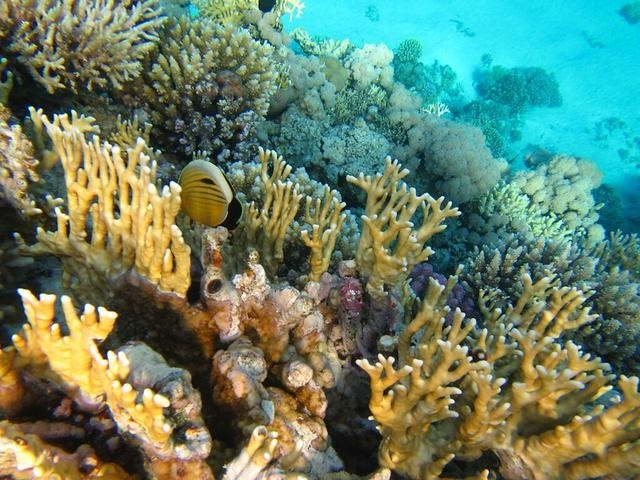
#> input picture Code/Data/UFO-120/train_val/hr/set_f247.jpg, 640 x 480 px, found by its file name; its folder holds 4 pictures in this run
$ python create_lr2x.py
#> lines starting #> are read from the running program, lines starting #| are printed output that depends on the picture
import os
import cv2

hr_dir = r"C:\Users\Mayank Meghwal\Desktop\Reserch Papers AUV\AUV\Code\Data\UFO-120\train_val\hr"
lr2x_dir = r"C:\Users\Mayank Meghwal\Desktop\Reserch Papers AUV\AUV\Code\Data\UFO-120\train_val\lr_2x"

os.makedirs(lr2x_dir, exist_ok=True)

files = sorted(os.listdir(hr_dir))

print("Generating lr_2x images...")

for f in files:
    hr_path = os.path.join(hr_dir, f)
    img = cv2.imread(hr_path)
#> img is the input picture: shape (480, 640, 3); mean B, G, R 103.9, 128.2, 101.7

    if img is None:
        print("Skipping (cannot read):", f)
        continue

    h, w = img.shape[:2]
#> h = 480; w = 640

    # SRDRM expects 320×240 LR for 640×480 HR
    lr_img = cv2.resize(img, (w // 2, h // 2), interpolation=cv2.INTER_CUBIC)
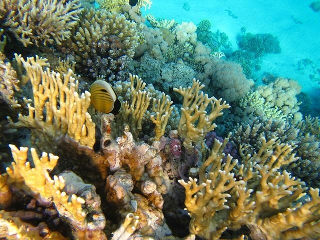
#> lr_img: shape (240, 320, 3); mean B, G, R 103.9, 128.2, 101.7

    save_path = os.path.join(lr2x_dir, f)
    cv2.imwrite(save_path, lr_img)

    print("Saved:", save_path)
#> pass 2 of the loop `for f in files:`:
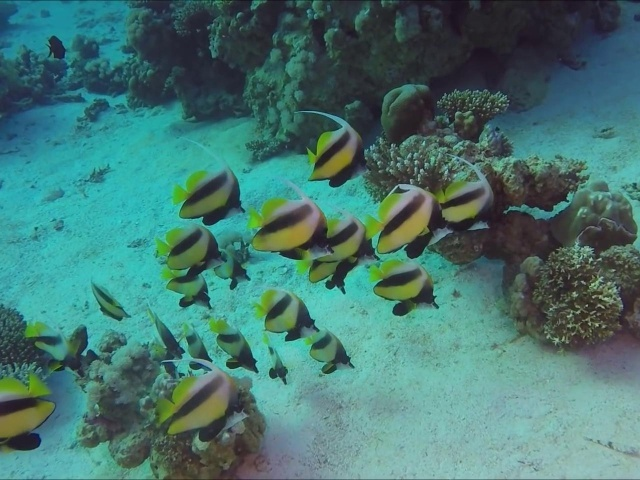
#> input picture Code/Data/UFO-120/train_val/hr/set_f517.jpg, 640 x 480 px, found by its file name
#> img is the input picture: shape (480, 640, 3); mean B, G, R 112.9, 118.3, 69.8
#> `lr_img = cv2.resize(img, (w // 2, h // 2), interpolation=cv2.INTER_CUB..`:
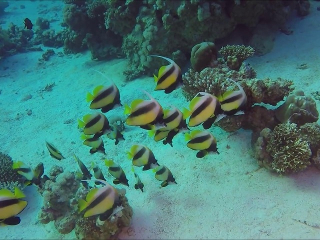
#> lr_img: shape (240, 320, 3); mean B, G, R 112.9, 118.3, 69.8
#> pass 3 of the loop `for f in files:`:
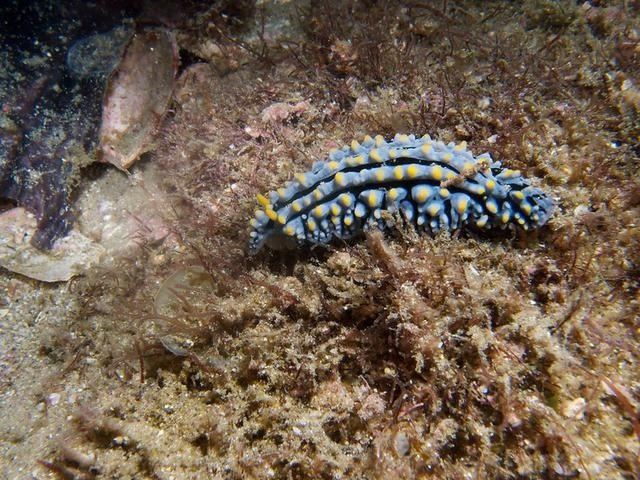
#> input picture Code/Data/UFO-120/train_val/hr/set_f560.jpg, 640 x 480 px, found by its file name
#> img is the input picture: shape (480, 640, 3); mean B, G, R 81.1, 97.3, 113.7
#> `lr_img = cv2.resize(img, (w // 2, h // 2), interpolation=cv2.INTER_CUB..`:
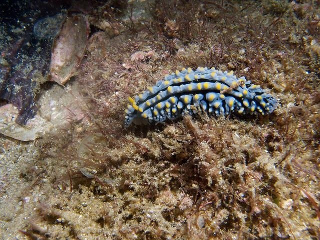
#> lr_img: shape (240, 320, 3); mean B, G, R 81.1, 97.3, 113.7
#> the loop made 4 passes; the first 3 are shown

print("\nAll lr_2x images generated successfully!")
